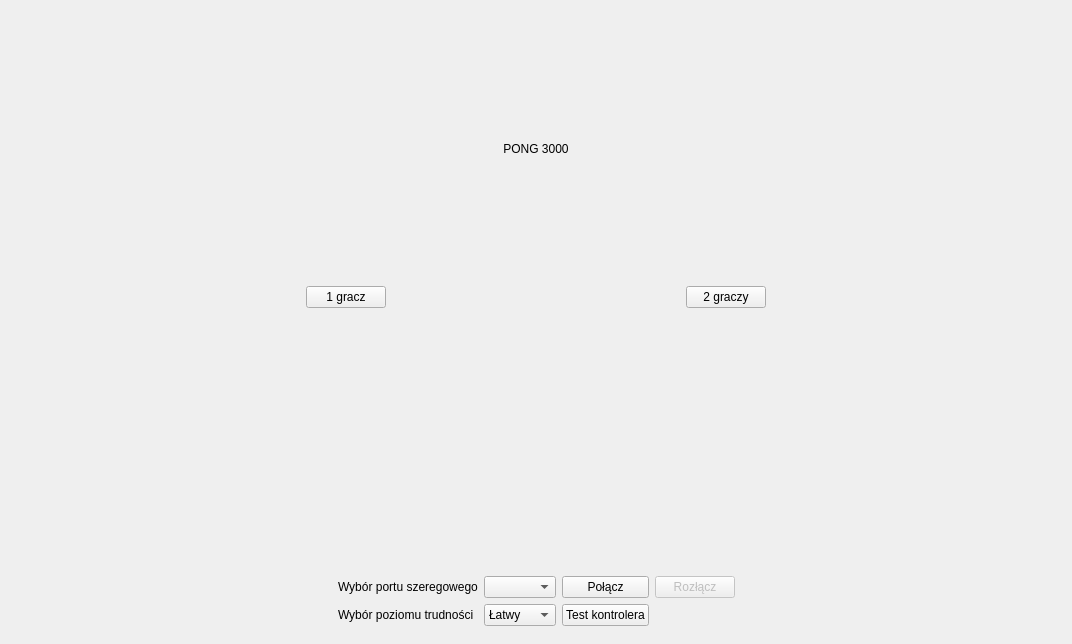
<?xml version="1.0" encoding="UTF-8"?>
<ui version="4.0">
 <class>MainWindow</class>
 <widget class="QMainWindow" name="MainWindow">
  <property name="enabled">
   <bool>true</bool>
  </property>
  <property name="geometry">
   <rect>
    <x>0</x>
    <y>0</y>
    <width>1072</width>
    <height>644</height>
   </rect>
  </property>
  <property name="windowTitle">
   <string>MainWindow</string>
  </property>
  <widget class="QWidget" name="centralwidget">
   <property name="enabled">
    <bool>true</bool>
   </property>
   <layout class="QGridLayout" name="gridLayout_2">
    <item row="0" column="0">
     <widget class="QStackedWidget" name="stackedWidget">
      <property name="currentIndex">
       <number>0</number>
      </property>
      <widget class="QWidget" name="page">
       <layout class="QGridLayout" name="gridLayout">
        <item row="0" column="0">
         <layout class="QGridLayout" name="gridLayout_4">
          <item row="2" column="1">
           <widget class="QPushButton" name="pushButton1Player">
            <property name="enabled">
             <bool>true</bool>
            </property>
            <property name="text">
             <string>1 gracz</string>
            </property>
           </widget>
          </item>
          <item row="0" column="2">
           <widget class="QLabel" name="label_6">
            <property name="enabled">
             <bool>true</bool>
            </property>
            <property name="text">
             <string>PONG 3000</string>
            </property>
            <property name="alignment">
             <set>Qt::AlignCenter</set>
            </property>
           </widget>
          </item>
          <item row="2" column="2">
           <spacer name="horizontalSpacer_9">
            <property name="orientation">
             <enum>Qt::Horizontal</enum>
            </property>
            <property name="sizeHint" stdset="0">
             <size>
              <width>40</width>
              <height>20</height>
             </size>
            </property>
           </spacer>
          </item>
          <item row="2" column="3">
           <widget class="QPushButton" name="pushButton2Player">
            <property name="enabled">
             <bool>true</bool>
            </property>
            <property name="text">
             <string>2 graczy</string>
            </property>
           </widget>
          </item>
          <item row="2" column="0">
           <spacer name="horizontalSpacer_7">
            <property name="orientation">
             <enum>Qt::Horizontal</enum>
            </property>
            <property name="sizeHint" stdset="0">
             <size>
              <width>40</width>
              <height>20</height>
             </size>
            </property>
           </spacer>
          </item>
          <item row="0" column="1">
           <spacer name="verticalSpacer">
            <property name="orientation">
             <enum>Qt::Vertical</enum>
            </property>
            <property name="sizeHint" stdset="0">
             <size>
              <width>20</width>
              <height>40</height>
             </size>
            </property>
           </spacer>
          </item>
          <item row="2" column="4">
           <spacer name="horizontalSpacer_8">
            <property name="orientation">
             <enum>Qt::Horizontal</enum>
            </property>
            <property name="sizeHint" stdset="0">
             <size>
              <width>40</width>
              <height>20</height>
             </size>
            </property>
           </spacer>
          </item>
          <item row="3" column="1">
           <spacer name="verticalSpacer_2">
            <property name="orientation">
             <enum>Qt::Vertical</enum>
            </property>
            <property name="sizeHint" stdset="0">
             <size>
              <width>20</width>
              <height>40</height>
             </size>
            </property>
           </spacer>
          </item>
         </layout>
        </item>
        <item row="1" column="0">
         <layout class="QGridLayout" name="gridLayout_5">
          <item row="1" column="3">
           <widget class="QPushButton" name="pushButtonTest">
            <property name="text">
             <string>Test kontrolera</string>
            </property>
           </widget>
          </item>
          <item row="0" column="0">
           <spacer name="horizontalSpacer_6">
            <property name="orientation">
             <enum>Qt::Horizontal</enum>
            </property>
            <property name="sizeHint" stdset="0">
             <size>
              <width>40</width>
              <height>20</height>
             </size>
            </property>
           </spacer>
          </item>
          <item row="0" column="3">
           <widget class="QPushButton" name="pushButtonConnect">
            <property name="text">
             <string>Połącz</string>
            </property>
           </widget>
          </item>
          <item row="1" column="1">
           <widget class="QLabel" name="label_5">
            <property name="enabled">
             <bool>true</bool>
            </property>
            <property name="text">
             <string>Wybór poziomu trudności</string>
            </property>
           </widget>
          </item>
          <item row="0" column="1">
           <widget class="QLabel" name="label_4">
            <property name="enabled">
             <bool>true</bool>
            </property>
            <property name="text">
             <string>Wybór portu szeregowego</string>
            </property>
           </widget>
          </item>
          <item row="1" column="2">
           <widget class="QComboBox" name="comboBoxDifficulty">
            <property name="enabled">
             <bool>true</bool>
            </property>
            <item>
             <property name="text">
              <string>Łatwy</string>
             </property>
            </item>
            <item>
             <property name="text">
              <string>Średni</string>
             </property>
            </item>
            <item>
             <property name="text">
              <string>Trudny</string>
             </property>
            </item>
           </widget>
          </item>
          <item row="0" column="2">
           <widget class="QComboBox" name="comboBoxDevices">
            <property name="enabled">
             <bool>true</bool>
            </property>
           </widget>
          </item>
          <item row="0" column="4">
           <widget class="QPushButton" name="pushButtonDisconnect">
            <property name="enabled">
             <bool>false</bool>
            </property>
            <property name="text">
             <string>Rozłącz</string>
            </property>
            <property name="checkable">
             <bool>false</bool>
            </property>
            <property name="autoDefault">
             <bool>false</bool>
            </property>
            <property name="default">
             <bool>false</bool>
            </property>
            <property name="flat">
             <bool>false</bool>
            </property>
           </widget>
          </item>
          <item row="0" column="5">
           <spacer name="horizontalSpacer_10">
            <property name="orientation">
             <enum>Qt::Horizontal</enum>
            </property>
            <property name="sizeHint" stdset="0">
             <size>
              <width>40</width>
              <height>20</height>
             </size>
            </property>
           </spacer>
          </item>
         </layout>
        </item>
       </layout>
      </widget>
      <widget class="QWidget" name="page_2"/>
      <widget class="QWidget" name="page_3">
       <layout class="QVBoxLayout" name="verticalLayout_2">
        <item>
         <layout class="QVBoxLayout" name="verticalLayout"/>
        </item>
       </layout>
      </widget>
     </widget>
    </item>
   </layout>
  </widget>
 </widget>
 <resources/>
 <connections/>
</ui>
